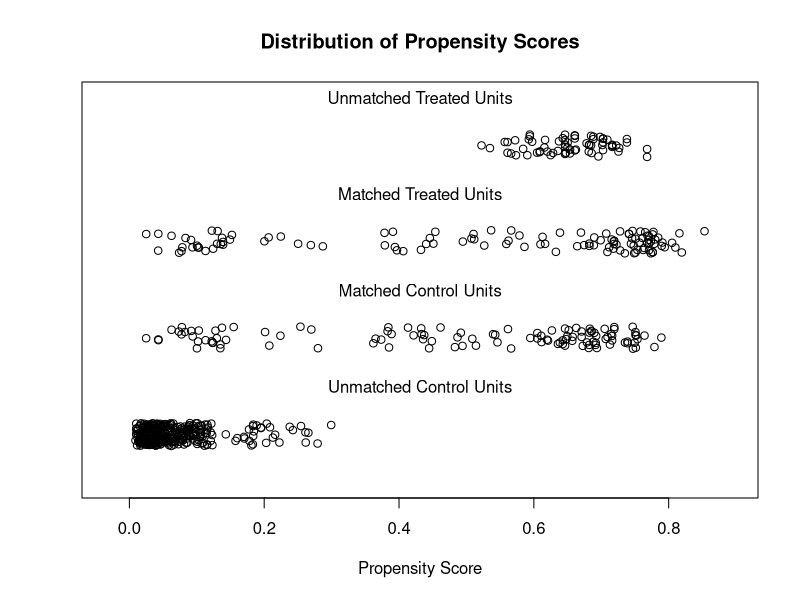

The R script that drew this image:
## ---- chunk 1
#| cache: true

# Key Matching Package
library(MatchIt)

# Download the lalonde data 
df <- MatchIt::lalonde

# Estimate propensity scores and match
m.out <- matchit(
    treat ~ age + educ + race + married + nodegree + re74 + re75,
    data = df,
    method = "nearest",# Nearest neighbor matching
    distance = "glm",  # logistic regression
    ratio = 1,         # 1:1 matching
    caliper = 0.25,    # caliper in standard deviations
    replace = FALSE
)

# Check balance
summary(m.out, un = FALSE)

# Visualize overlap
plot(m.out, type = "jitter", interactive = FALSE)

# Extract matched data
matched_data <- match.data(m.out)

# Estimate treatment effect
library(lmtest)
library(sandwich)

fit <- lm(re78 ~ treat + age + educ + race + married + nodegree + re74 + re75,
        data = matched_data, # Data already has matches
        weights = weights # Re-weights for PSM
        )

# Robust standard errors
coeftest(fit, vcov = vcovCL, cluster = ~subclass)
